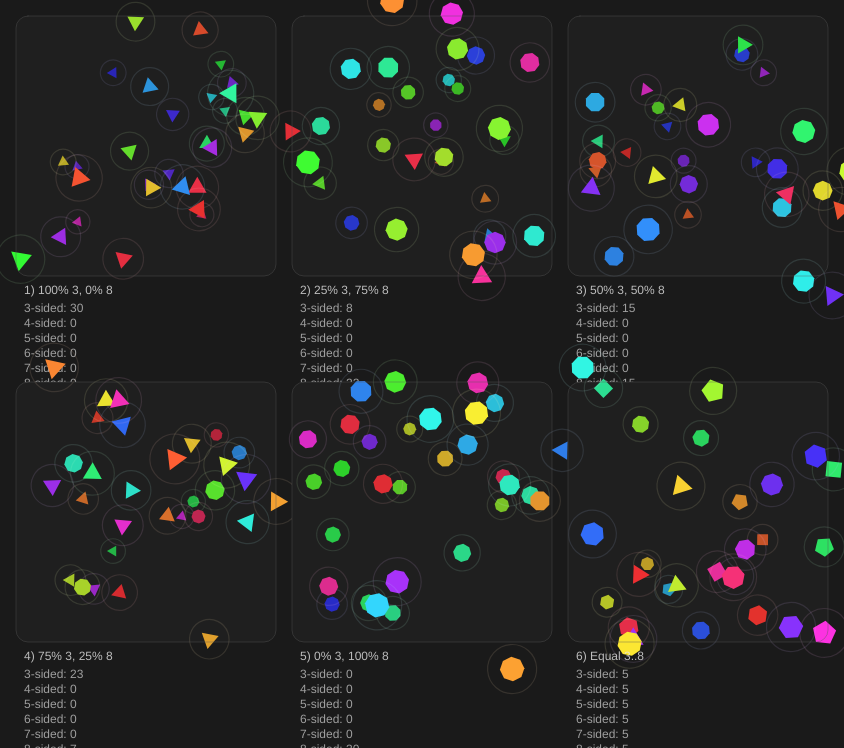
Frame 1 (no input)
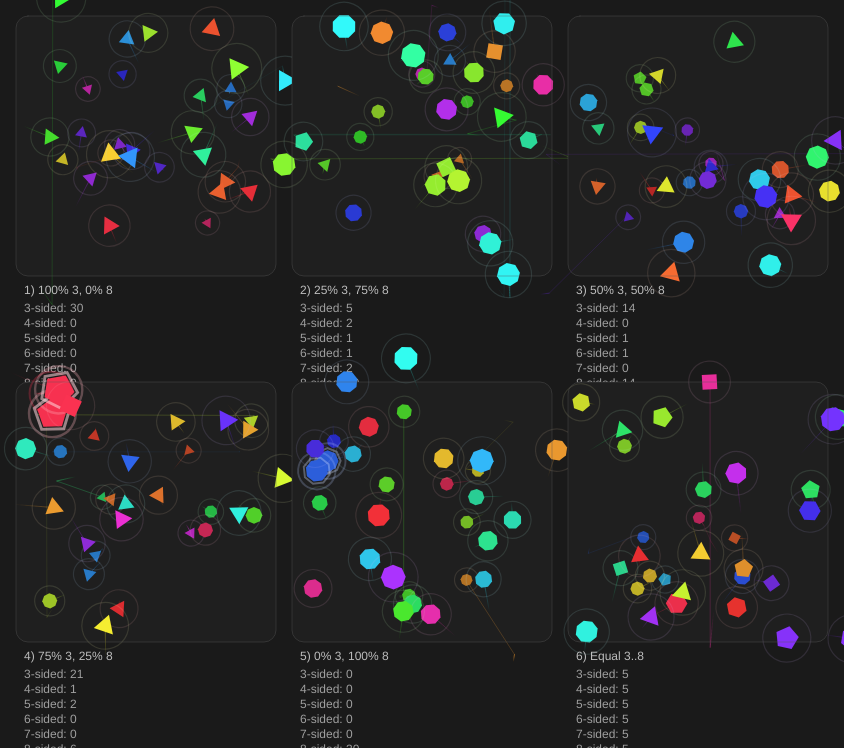
Frame 60 (no input)
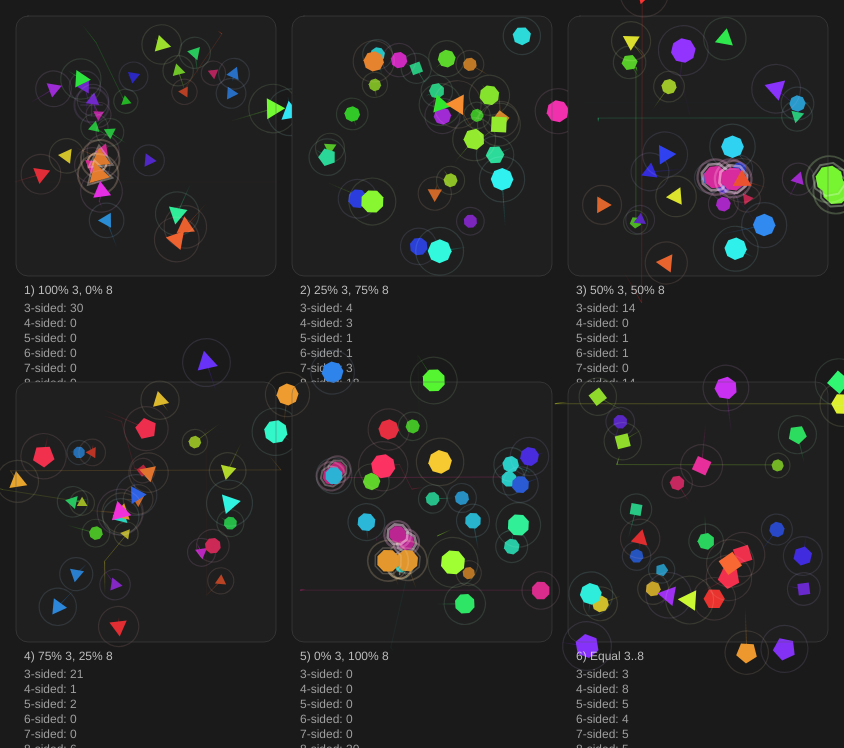
Frame 120 (the mouse pressed at the canvas centre since frame 60)

The p5.js sketch that drew these frames (run headless with seeded random() and noise() and a simulated clock; from frame 60 on, the mouse is pressed at the canvas centre):

// p5.js sketch
// ── sketch.js
let panels = [];
const panelCols = 3;
const panelRows = 2;

const panelW = 260;
const panelH = 260;
const labelH = 90;
const pad = 16;

const numAgents = 30;

const influenceRadius = 20; // 3D influence radius
const clashRadius = 18;     // 3D clash radius

const trailLifetimeMs = 500; // 0.5 seconds
const trailAlphaMax = 22;    // low opacity trail (0..100)

const cuboidDepth = 220;

// Collision visuals
const impactLifetimeMs = 260;
const impactAlphaMax = 75;
const hitFlashFrames = 10;

function setup() {
  createCanvas(
    pad + panelCols * (panelW + pad),
    pad + panelRows * (panelH + labelH + pad)
  );
  colorMode(HSB, 360, 100, 100, 100);

  panels = [];

  panels.push(new Panel("1) 100% 3, 0% 8", distTwo(numAgents, 1.00, 0.00)));
  panels.push(new Panel("2) 25% 3, 75% 8", distTwo(numAgents, 0.25, 0.75)));
  panels.push(new Panel("3) 50% 3, 50% 8", distTwo(numAgents, 0.50, 0.50)));
  panels.push(new Panel("4) 75% 3, 25% 8", distTwo(numAgents, 0.75, 0.25)));
  panels.push(new Panel("5) 0% 3, 100% 8", distTwo(numAgents, 0.00, 1.00)));
  panels.push(new Panel("6) Equal 3..8", distAllEqual(numAgents)));

  for (let i = 0; i < panels.length; i++) {
    let col = i % panelCols;
    let row = floor(i / panelCols);

    let x = pad + col * (panelW + pad);
    let y = pad + row * (panelH + labelH + pad);

    panels[i].setRect(x, y, panelW, panelH, labelH);
    panels[i].spawnInitial();
  }
}

function draw() {
  background(0, 0, 10);
  for (let p of panels) {
    p.step();
    p.render();
  }
}

function mousePressed() {
  for (let p of panels) {
    if (p.contains(mouseX, mouseY)) {
      p.addRandomAgent(mouseX, mouseY);
      break;
    }
  }
}

/* -------------------- DISTRIBUTIONS -------------------- */

function distTwo(n, triFrac, octFrac) {
  const triCount = round(n * triFrac);
  const octCount = n - triCount;
  let arr = [];
  for (let i = 0; i < triCount; i++) arr.push(3);
  for (let i = 0; i < octCount; i++) arr.push(8);
  return arr;
}

function distAllEqual(n) {
  const types = [3, 4, 5, 6, 7, 8];
  const base = floor(n / types.length);
  let rem = n - base * types.length;

  let arr = [];
  for (let t of types) for (let i = 0; i < base; i++) arr.push(t);
  while (rem-- > 0) arr.push(types[floor(random(types.length))]);
  return arr;
}

/* -------------------- PANEL -------------------- */

class Panel {
  constructor(title, sidesList) {
    this.title = title;
    this.sidesList = sidesList.slice();
    this.agents = [];
    this.nextId = 0;

    this.x = 0; this.y = 0; this.w = 0; this.h = 0; this.lh = 0;

    // collision effects
    this.impacts = []; // {pos:{x,y,z}, hue, t, kind}
  }

  setRect(x, y, w, h, labelH_) {
    this.x = x; this.y = y; this.w = w; this.h = h; this.lh = labelH_;
  }

  contains(mx, my) {
    return (mx >= this.x && mx <= this.x + this.w &&
            my >= this.y && my <= this.y + this.h);
  }

  // Perspective projection from local 3D -> local 2D
  project(pos3) {
    let zn = constrain(pos3.z / cuboidDepth, 0, 1);
    let s = lerp(1.25, 0.60, zn);

    let cx = this.w * 0.5;
    let cy = this.h * 0.5;

    let px = (pos3.x - cx) * s + cx;
    let py = (pos3.y - cy) * s + cy;

    return { x: px, y: py, scale: s, zn };
  }

  spawnInitial() {
    this.agents = [];
    this.impacts = [];
    this.nextId = 0;

    let sidesList = this.sidesList.slice();
    shuffle(sidesList, true);

    for (let i = 0; i < sidesList.length; i++) {
      let sides = sidesList[i];

      let placed = false;
      for (let attempts = 0; attempts < 1400 && !placed; attempts++) {
        let x = random(this.w);
        let y = random(this.h);
        let z = random(cuboidDepth);
        let pos = createVector(x, y, z);

        if (isTooCloseLocal3D(pos, this.agents, clashRadius * 0.9)) continue;

        let hue = pickHueDifferentFromNeighborsLocal3D(pos, this.agents, influenceRadius, 8);
        let speed = random(0.25, 1.4);

        this.agents.push(new Agent(pos, hue, sides, speed, this.nextId++));
        placed = true;
      }
    }
  }

  addRandomAgent(globalX, globalY) {
    let lx = constrain(globalX - this.x, 0, this.w);
    let ly = constrain(globalY - this.y, 0, this.h);

    let z = random(cuboidDepth);
    let sides = int(random(3, 9));
    let hue = random(360);
    let speed = random(0.2, 1.8);

    this.agents.push(new Agent(createVector(lx, ly, z), hue, sides, speed, this.nextId++));
  }

  step() {
    for (let a of this.agents) a.update(this.w, this.h);
    this.handleClashes();
    this.trimImpacts();
  }

  addImpact(pos3, hue, kind) {
    this.impacts.push({
      pos: { x: pos3.x, y: pos3.y, z: pos3.z },
      hue,
      t: millis(),
      kind // "sync" or "trade"
    });
  }

  trimImpacts() {
    let now = millis();
    while (this.impacts.length > 0 && (now - this.impacts[0].t) > impactLifetimeMs) {
      this.impacts.shift();
    }
  }

  handleClashes() {
    for (let i = 0; i < this.agents.length; i++) {
      for (let j = i + 1; j < this.agents.length; j++) {
        let a = this.agents[i];
        let b = this.agents[j];

        if (a.cooldown > 0 || b.cooldown > 0) continue;

        let d = dist3(a.pos, b.pos);
        if (d >= clashRadius) continue;

        // midpoint (3D) for impact ring
        let mid = p5.Vector.add(a.pos, b.pos).mult(0.5);

        if (a.sides === b.sides) {
          // Rule 5
          let dirA = a.vel.copy().normalize();
          let dirB = b.vel.copy().normalize();
          let dp = dirA.dot(dirB);

          let shared = (dp >= 0) ? dirA.copy().add(dirB) : dirA.copy().sub(dirB);
          if (shared.mag() < 1e-6) shared = dirA.copy();
          shared.normalize();

          a.setDirectionKeepingSpeed(shared);
          b.setDirectionKeepingSpeed(shared);

          let avgHue = averageHueInInfluenceLocal3D(mid, this.agents, influenceRadius);
          a.hue = avgHue;
          b.hue = avgHue;

          // collision visuals
          a.hitFlash = hitFlashFrames;
          b.hitFlash = hitFlashFrames;
          this.addImpact(mid, avgHue, "sync");

          separateLocal3D(a, b);

          a.cooldown = 10;
          b.cooldown = 10;
          continue;
        }

        // Rule 3/4
        let more = (a.sides > b.sides) ? a : b;
        let less = (a.sides > b.sides) ? b : a;

        more.sides = constrain(more.sides - 1, 3, 8);
        less.sides = constrain(less.sides + 1, 3, 8);

        // adder takes collided color
        less.hue = more.hue;

        // adjacent-edge direction change (speed preserved)
        let impactAngle2D = atan2(more.pos.y - less.pos.y, more.pos.x - less.pos.x);
        less.kickAlongAdjacentEdge2D(impactAngle2D);

        // visuals
        more.hitFlash = hitFlashFrames;
        less.hitFlash = hitFlashFrames;
        this.addImpact(mid, less.hue, "trade");

        separateLocal3D(a, b);

        a.cooldown = 10;
        b.cooldown = 10;
      }
    }
  }

  drawImpacts() {
    let now = millis();

    for (let imp of this.impacts) {
      let age = now - imp.t;
      let k = constrain(age / impactLifetimeMs, 0, 1);

      let pos3 = createVector(imp.pos.x, imp.pos.y, imp.pos.z);
      let pr = this.project(pos3);

      // expanding ring
      let r = lerp(8, 52, k) * pr.scale;

      let a = lerp(impactAlphaMax, 0, k);
      let sat = (imp.kind === "sync") ? 40 : 80;    // sync is softer
      let bri = (imp.kind === "sync") ? 100 : 100;

      stroke(imp.hue, sat, bri, a);
      strokeWeight(2);
      noFill();
      circle(pr.x, pr.y, r);

      // small "spark" cross
      strokeWeight(1.5);
      let s = lerp(4, 16, k) * pr.scale;
      line(pr.x - s, pr.y, pr.x + s, pr.y);
      line(pr.x, pr.y - s, pr.x, pr.y + s);
    }
  }

  render() {
    // panel background
    noStroke();
    fill(0, 0, 12, 100);
    rect(this.x, this.y, this.w, this.h, 12);

    push();
    translate(this.x, this.y);

    // trails first
    for (let a of this.agents) a.drawTrail((pos3) => this.project(pos3));

    // impacts between trails and shapes
    this.drawImpacts();

    // depth sort far->near so nearer shapes draw on top
    let sorted = this.agents.slice().sort((a, b) => b.pos.z - a.pos.z);
    for (let a of sorted) a.display((pos3) => this.project(pos3));

    pop();

    // border
    noFill();
    stroke(0, 0, 35, 40);
    rect(this.x, this.y, this.w, this.h, 12);

    // title + counts
    noStroke();
    fill(0, 0, 90, 80);
    textSize(12);
    text(this.title, this.x + 8, this.y + this.h + 18);

    let counts = countBySides(this.agents);
    let lines = [];
    for (let s = 3; s <= 8; s++) lines.push(`${s}-sided: ${counts[s] || 0}`);

    fill(0, 0, 85, 70);
    text(lines.join("\n"), this.x + 8, this.y + this.h + 36);
  }
}

/* -------------------- AGENT -------------------- */

class Agent {
  constructor(pos3, hue, sides, speed, id) {
    this.id = id;

    this.pos = pos3.copy(); // local (x,y,z)
    this.hue = hue;
    this.sides = sides;

    this.speed = speed; // fixed forever
    this.vel = randomUnit3D().mult(this.speed);

    this.angle = random(TWO_PI); // visual only
    this.cooldown = 0;

    // collision flash
    this.hitFlash = 0;

    // trail
    this.trail = [];
  }

  update(w, h) {
    // trail point
    this.trail.push({ x: this.pos.x, y: this.pos.y, z: this.pos.z, t: millis() });
    this.trimTrail();

    // visual rotation only
    this.angle += 0.002 * this.sides;

    // move (speed unchanged)
    this.pos.add(this.vel);

    // wrap cuboid
    if (this.pos.x < 0) this.pos.x = w;
    if (this.pos.x > w) this.pos.x = 0;

    if (this.pos.y < 0) this.pos.y = h;
    if (this.pos.y > h) this.pos.y = 0;

    if (this.pos.z < 0) this.pos.z = cuboidDepth;
    if (this.pos.z > cuboidDepth) this.pos.z = 0;

    if (this.cooldown > 0) this.cooldown--;
    if (this.hitFlash > 0) this.hitFlash--;
  }

  trimTrail() {
    let now = millis();
    while (this.trail.length > 0 && (now - this.trail[0].t) > trailLifetimeMs) {
      this.trail.shift();
    }
  }

  setDirectionKeepingSpeed(dirUnit3) {
    let d = dirUnit3.copy();
    if (d.mag() < 1e-6) d = randomUnit3D();
    d.normalize();
    this.vel = d.mult(this.speed);
  }

  kickAlongAdjacentEdge2D(impactAngle2D) {
    let n = this.sides;

    let local = normalizeAngle(impactAngle2D - this.angle);
    let sectorSize = TWO_PI / n;
    let hitSector = floor(local / sectorSize);

    let adjacent = (hitSector + 1) % n;
    let edgeRadial = this.angle + (adjacent + 0.5) * sectorSize;

    // tangent direction in XY
    let moveAngle = edgeRadial + HALF_PI;
    let desiredXY = createVector(cos(moveAngle), sin(moveAngle), 0).normalize();

    // preserve z tendency (but do not change speed)
    let currentDir = this.vel.copy().normalize();
    let newDir = createVector(desiredXY.x, desiredXY.y, currentDir.z);
    if (newDir.mag() < 1e-6) newDir = createVector(desiredXY.x, desiredXY.y, 0);
    newDir.normalize();

    this.setDirectionKeepingSpeed(newDir);
  }

  drawTrail(projector) {
    if (this.trail.length < 2) return;

    let now = millis();
    strokeWeight(1);
    noFill();

    for (let i = 1; i < this.trail.length; i++) {
      let a = this.trail[i - 1];
      let b = this.trail[i];

      let age = now - b.t;
      let alpha = map(age, 0, trailLifetimeMs, trailAlphaMax, 0, true);

      let pa = projector(createVector(a.x, a.y, a.z));
      let pb = projector(createVector(b.x, b.y, b.z));

      stroke(this.hue, 80, 100, alpha);
      line(pa.x, pa.y, pb.x, pb.y);
    }
  }

  display(projector) {
    let pr = projector(this.pos);
    let s = pr.scale;

    push();
    translate(pr.x, pr.y);
    rotate(this.angle);

    let bright = lerp(100, 70, pr.zn);

    // brief collision "flash" (visual only)
    let flash = this.hitFlash / hitFlashFrames; // 0..1
    let scaleBoost = 1 + 0.35 * flash;

    // influence ring
    stroke(this.hue, 30, 100, 12 + 18 * flash);
    strokeWeight(1.2 + 1.2 * flash);
    noFill();
    circle(0, 0, influenceRadius * 2 * s);

    // shape fill
    noStroke();
    fill(this.hue, 80, bright, 100);
    drawPolygon(0, 0, 10 * s * scaleBoost, this.sides);

    // outline pop on collision
    if (flash > 0.001) {
      noFill();
      stroke(this.hue, 15, 100, 55 * flash);
      strokeWeight(2.2 * flash + 0.6);
      drawPolygon(0, 0, 12 * s * scaleBoost, this.sides);
    }

    pop();
  }
}

/* -------------------- HELPERS -------------------- */

function drawPolygon(x, y, r, n) {
  beginShape();
  for (let i = 0; i < n; i++) {
    let a = TWO_PI * i / n;
    vertex(x + cos(a) * r, y + sin(a) * r);
  }
  endShape(CLOSE);
}

function countBySides(agents) {
  let out = {};
  for (let a of agents) out[a.sides] = (out[a.sides] || 0) + 1;
  return out;
}

function dist3(a, b) {
  let dx = a.x - b.x, dy = a.y - b.y, dz = a.z - b.z;
  return sqrt(dx * dx + dy * dy + dz * dz);
}

function separateLocal3D(a, b) {
  let delta = p5.Vector.sub(a.pos, b.pos);
  let mag = delta.mag();
  if (mag < 1e-6) delta = randomUnit3D();
  delta.normalize();

  // stronger separation (position-only; speeds unchanged)
  let push = (clashRadius - mag) * 1.1 + 1.4;

  a.pos.add(p5.Vector.mult(delta, push));
  b.pos.add(p5.Vector.mult(delta, -push));
}

function isTooCloseLocal3D(pos, agents, minD) {
  for (let a of agents) {
    if (dist3(pos, a.pos) < minD) return true;
  }
  return false;
}

function pickHueDifferentFromNeighborsLocal3D(pos, agents, radius, threshold) {
  for (let tries = 0; tries < 600; tries++) {
    let h = random(360);
    let ok = true;

    for (let a of agents) {
      if (dist3(pos, a.pos) <= radius) {
        if (hueDistance(h, a.hue) < threshold) {
          ok = false;
          break;
        }
      }
    }
    if (ok) return h;
  }
  return random(360);
}

function hueDistance(a, b) {
  let d = abs(a - b) % 360;
  return min(d, 360 - d);
}

function averageHueInInfluenceLocal3D(pos, agents, radius) {
  let sumSin = 0;
  let sumCos = 0;
  let count = 0;

  for (let a of agents) {
    if (dist3(pos, a.pos) <= radius) {
      let rad = radians(a.hue);
      sumCos += cos(rad);
      sumSin += sin(rad);
      count++;
    }
  }
  if (count === 0) return random(360);

  let mean = atan2(sumSin / count, sumCos / count);
  if (mean < 0) mean += TWO_PI;
  return degrees(mean);
}

function normalizeAngle(a) {
  a = a % TWO_PI;
  if (a < 0) a += TWO_PI;
  return a;
}

function randomUnit3D() {
  let u = random(-1, 1);
  let t = random(TWO_PI);
  let s = sqrt(1 - u * u);
  return createVector(s * cos(t), s * sin(t), u);
}

// ── style.css
:root{
  --bg: #0b0c0f;
  --panel: rgba(255,255,255,0.05);
  --stroke: rgba(255,255,255,0.10);
  --text: rgba(255,255,255,0.86);
  --muted: rgba(255,255,255,0.65);
}

*{ box-sizing:border-box; }
html,body{ height:100%; margin:0; background:var(--bg); color:var(--text); font-family: ui-sans-serif, system-ui, -apple-system, Segoe UI, Roboto, Helvetica, Arial; }

.topbar{
  position: sticky;
  top: 0;
  z-index: 10;
  background: linear-gradient(to bottom, rgba(0,0,0,0.75), rgba(0,0,0,0.35));
  backdrop-filter: blur(10px);
  border-bottom: 1px solid var(--stroke);
  padding: 12px 14px;
}

.topbar__row{
  display: grid;
  /* three columns: title, rules, controls - keep compact so header height doesn't grow */
  grid-template-columns: 1fr 1fr auto;
  gap: 12px;
  align-items: center;
}

.titleblock h1{
  margin: 0 0 4px 0;
  font-size: 18px;
  letter-spacing: 0.2px;
}
.subtitle{
  margin: 0;
  color: var(--muted);
  font-size: 12px;
  line-height: 1.3;
}

.rules{
  border: 1px solid var(--stroke);
  background: rgba(255,255,255,0.03);
  border-radius: 12px;
  padding: 10px 12px;
}

.controls{
  display: flex;
  align-items: center;
  justify-content: flex-end;
}

.btn-primary{
  background: linear-gradient(180deg, #ffd27a, #ffb84d);
  color: #0b0c0f;
  border: 0;
  padding: 8px 12px;
  border-radius: 8px;
  font-weight: 600;
  cursor: pointer;
  box-shadow: 0 1px 0 rgba(0,0,0,0.25) inset;
}
.btn-primary:active{ transform: translateY(1px); }
.btn-secondary{
  background: transparent;
  color: var(--text);
  border: 1px solid rgba(255,255,255,0.06);
  padding: 6px 10px;
  border-radius: 8px;
  cursor: pointer;
  font-weight: 600;
}
.rules summary{
  cursor: pointer;
  font-weight: 600;
  color: rgba(255,255,255,0.9);
  margin-bottom: 6px;
}
.rules ol{
  margin: 8px 0 0 18px;
  padding: 0;
  color: var(--muted);
  font-size: 12px;
  line-height: 1.35;
}
.rules ul{
  margin: 6px 0 0 16px;
  padding: 0;
}

#stage{
  height: calc(100vh - 96px); /* fallback; JS uses container size anyway */
  padding: 0;
}
#sketch-holder{
  width: 100%;
  height: 100%;
}

/* Responsive: stack rules under title on narrow screens */
@media (max-width: 900px){
  .topbar__row{ grid-template-columns: 1fr; }
  #stage{ height: calc(100vh - 160px); }
}
